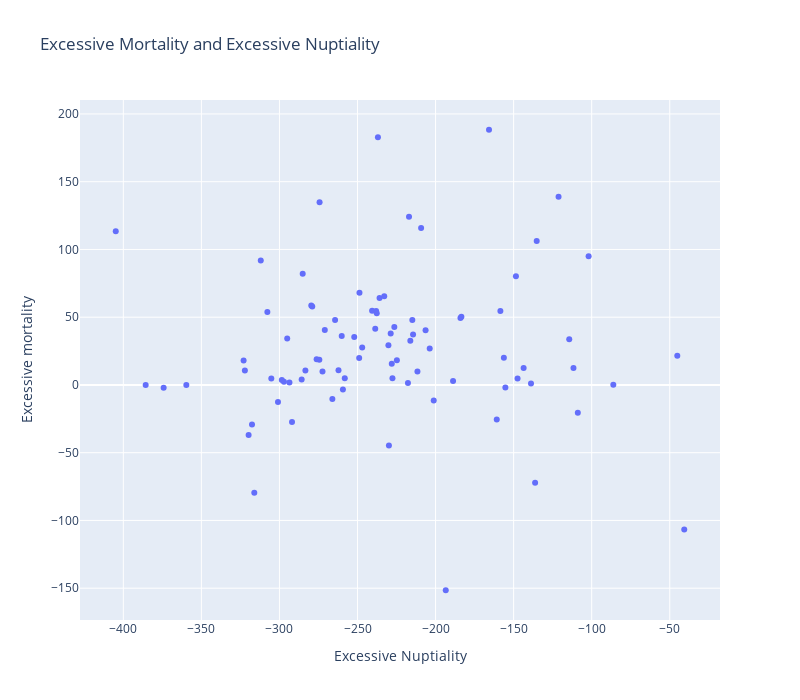

Here is the notebook cell this chart was saved with:
### Code cell
fig = px.scatter(
    df_full,
    x='Excessive Marriages per100k',
    y='Excess total',
    hover_name='Region',
    title="Excessive Mortality and Excessive Nuptiality",
    labels={"Excessive Marriages per100k": "Excessive Nuptiality", "Excess total": "Excessive mortality"},
    width=800, height=700
)



fig.show()

### Figure 1 — Plotly figure (JSON) as saved in the notebook; plotly's stock layout.template omitted (floating-point values rounded to 4 significant figures)
{"data": [{"hovertemplate": "<b>%{hovertext}</b><br><br>Excessive Nuptiality=%{x}<br>Excessive mortality=%{y}<extra></extra>", "hovertext": ["Алтайский край", "Амурская область", "Архангельская область без АО", "Астраханская область", "Белгородская область", "Брянская область", "Владимирская область", "Волгоградская область", "Вологодская область", "Воронежская область", "Еврейская АО", "Забайкальский край", "Ивановская область", "Иркутская область", "Кабардино-Балкария", "Калининградская область", "Калужская область", "Камчатский край", "Карачаево-Черкесия", "Кемеровская область", "Кировская область", "Костромская область", "Краснодарский край", "Красноярский край", "Курганская область", "Курская область", "Ленинградская область", "Липецкая область", "Магаданская область", "Москва", "Московская область", "Мурманская область", "Ненецкий АО", "Нижегородская область", "Новгородская область", "Новосибирская область", "Омская область", "Оренбургская область", "Орловская область", "Пензенская область", "Пермский край", "Приморский край", "Псковская область", "Республика Адыгея", "Республика Алтай", "Республика Башкортостан", "Республика Бурятия", "Республика Дагестан", "Республика Ингушетия", "Республика Калмыкия", "Республика Карелия", "Республика Коми", "Республика Крым", "Республика Марий Эл", "Республика Мордовия", "Республика Татарстан", "Республика Тыва", "Республика Хакасия", "Ростовская область", "Рязанская область", "Самарская область", "Санкт-Петербург", "Саратовская область", "Сахалинская область", "Свердловская область", "Севастополь", "Северная Осетия", "Смоленская область", "Ставропольский край", "Тамбовская область", "Тверская область", "Томская область", "Тульская область", "Тюменская область без АО", "Удмуртская Республика", "Ульяновская область", "Хабаровский край", "Ханты-Мансийский АО", "Челябинская область", "Чеченская Республика", "Чувашская Республика", "Чукотский АО", "Якутия", "Ямало-Hенецкий АО", "Ярославская область"], "legendgroup": "", "marker": {"color": "#636efa", "symbol": "circle"}, "mode": "markers", "name": "", "orientation": "v", "showlegend": false, "type": "scatter", "x": [-226.4, -136.2, -211.6, -316.1, -111.7, -217.0, -216.2, -283.4, -297.1, -228.0, -274.5, -102.0, -248.7, -238.6, -295.0, -188.8, -240.7, -285.1, -206.4, -184.1, -224.8, -317.6, -258.2, -260.1, -279.6, -147.5, -155.3, -203.8, -319.8, -247.0, -230.2, -236.9, -193.5, -248.9, -404.9, -305.2, -272.4, -156.3, -228.8, -229.9, -238.1, -291.9, -264.4, -298.5, -165.8, -138.9, -217.7, -143.6, -45.17, -108.9, -158.5, -307.8, -359.6, -209.3, -201.2, -114.4, -121.2, -322.1, -262.2, -235.9, -259.4, -374.2, -271.0, -160.8, -285.8, -385.7, -135.2, -274.3, -266.1, -214.4, -237.7, -227.6, -214.9, -232.9, -279.0, -252.1, -300.9, -323.0, -293.6, -86.15, -148.5, -40.71, -183.5, -312.0, -276.2], "xaxis": "x", "y": [42.74, -72.09, 9.864, -79.61, 12.44, 124.2, 32.71, 10.61, 2.43, 15.69, 18.63, 94.91, 68.05, 41.57, 34.36, 2.829, 54.74, 82.08, 40.28, 49.35, 18.31, -29.23, 4.933, 36.22, 58.61, 4.682, -1.865, 26.95, -36.94, 27.62, 29.31, 182.9, -151.5, 19.89, 113.5, 4.694, 9.96, 20.1, 37.98, -44.61, 54.51, -27.31, 47.99, 3.656, 188.3, 1.123, 1.352, 12.47, 21.51, -20.59, 54.52, 53.8, 0, 115.9, -11.44, 33.72, 138.8, 10.64, 10.83, 64.13, -3.378, -1.987, 40.58, -25.55, 3.955, 0, 106.2, 134.8, -10.39, 37.17, 52.86, 4.952, 47.99, 65.41, 57.85, 35.38, -12.53, 17.96, 1.867, 0.1924, 80.23, -106.7, 50.3, 91.86, 19.0], "yaxis": "y"}], "layout": {"height": 700, "legend": {"tracegroupgap": 0}, "title": {"text": "Excessive Mortality and Excessive Nuptiality"}, "width": 800, "xaxis": {"anchor": "y", "domain": [0, 1], "title": {"text": "Excessive Nuptiality"}}, "yaxis": {"anchor": "x", "domain": [0, 1], "title": {"text": "Excessive mortality"}}}}
